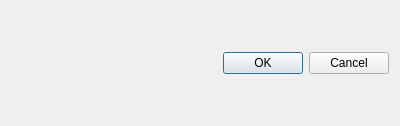
<?xml version="1.0" encoding="UTF-8"?>
<ui version="4.0">
 <class>ComboboxDialog</class>
 <widget class="QDialog" name="ComboboxDialog">
  <property name="geometry">
   <rect>
    <x>0</x>
    <y>0</y>
    <width>400</width>
    <height>126</height>
   </rect>
  </property>
  <property name="windowTitle">
   <string>Dialog</string>
  </property>
  <layout class="QVBoxLayout" name="lyoVert">
   <item>
    <layout class="QGridLayout" name="lyoGrid"/>
   </item>
   <item>
    <widget class="QDialogButtonBox" name="buttonBox">
     <property name="orientation">
      <enum>Qt::Horizontal</enum>
     </property>
     <property name="standardButtons">
      <set>QDialogButtonBox::Cancel|QDialogButtonBox::Ok</set>
     </property>
    </widget>
   </item>
  </layout>
 </widget>
 <resources/>
 <connections>
  <connection>
   <sender>buttonBox</sender>
   <signal>accepted()</signal>
   <receiver>ComboboxDialog</receiver>
   <slot>accept()</slot>
   <hints>
    <hint type="sourcelabel">
     <x>248</x>
     <y>254</y>
    </hint>
    <hint type="destinationlabel">
     <x>157</x>
     <y>274</y>
    </hint>
   </hints>
  </connection>
  <connection>
   <sender>buttonBox</sender>
   <signal>rejected()</signal>
   <receiver>ComboboxDialog</receiver>
   <slot>reject()</slot>
   <hints>
    <hint type="sourcelabel">
     <x>316</x>
     <y>260</y>
    </hint>
    <hint type="destinationlabel">
     <x>286</x>
     <y>274</y>
    </hint>
   </hints>
  </connection>
 </connections>
</ui>
